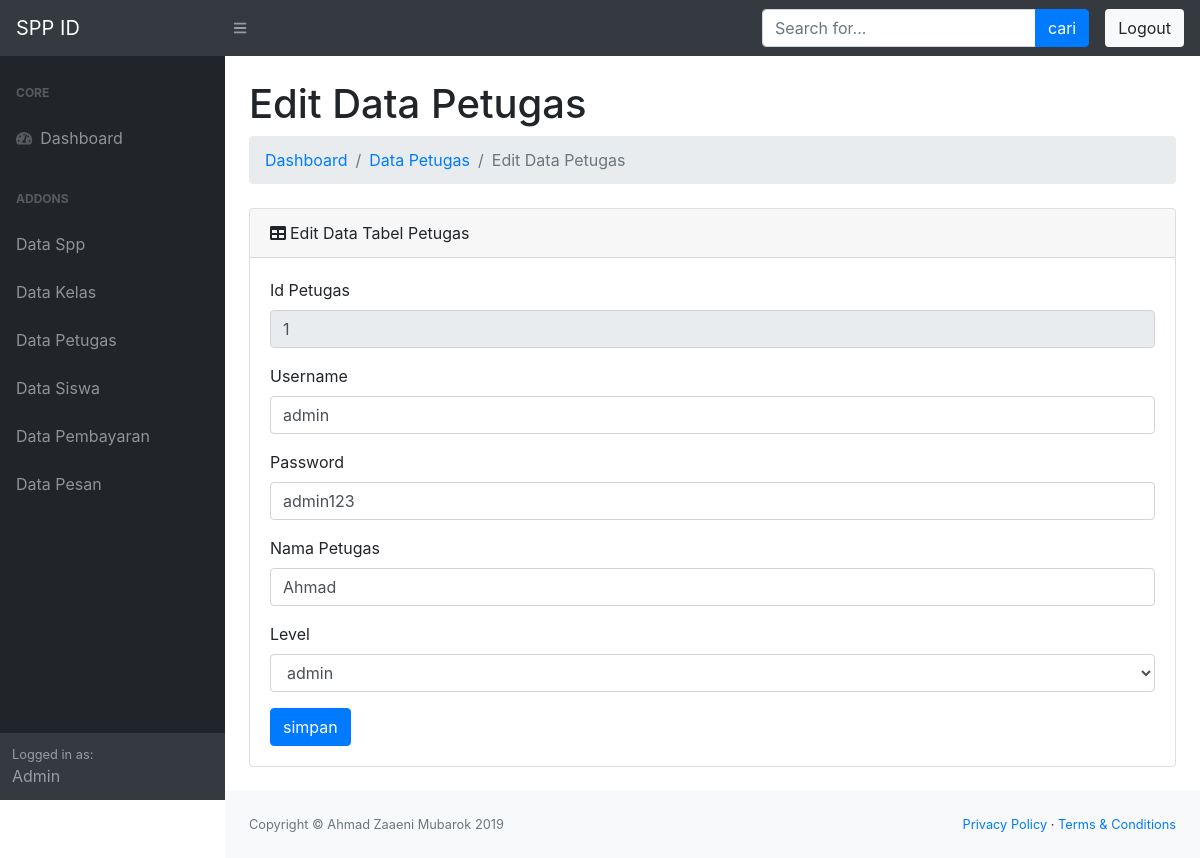
Screenshot of /dist/layout.php?page=editpetugas&id_petugas=1 (signed in) with the database file from the repository.
### tables this page shows
CREATE TABLE `petugas` (
  `id_petugas` int(11) NOT NULL,
  `username` varchar(25) NOT NULL,
  `password` varchar(32) NOT NULL,
  `nama_petugas` varchar(35) NOT NULL,
  `level` enum('admin','petugas') NOT NULL
);

### dist/koneksi.php (called while the page is built, shortened)
<?php
$db = mysqli_connect("localhost", "root", "", "spp");
function show($table, $where = null) {
	global $db;
	$command = "SELECT * FROM $table";
	if ($where != null) {
		$command .= " WHERE $where";
	}
	$query = mysqli_query($db, $command) or die ($db->error);
	$row = array();
	while ($rows = mysqli_fetch_array($query, MYSQLI_BOTH)) {
		$row[] = $rows;
	}
	return $row;
}

### dist/editpetugas.php (the view, shortened to what this page needs)
<?php
$id_petugas = @$_GET['id_petugas'];
$data = show("petugas", "id_petugas = '$id_petugas'");
?>
<div class="container-fluid">
                        <h1 class="mt-4">Edit Data Petugas</h1>
                        <ol class="breadcrumb mb-4">
                            <li class="breadcrumb-item"><a href="?page=index">Dashboard</a></li>
                            <li class="breadcrumb-item"><a href="?page=petugas">Data Petugas</a></li>
                            <li class="breadcrumb-item active">Edit Data Petugas</li>
                        </ol>
                        <div class="card mb-4">
                            <div class="card-header"><i class="fas fa-table mr-1"></i>Edit Data Tabel Petugas</div>
                            <div class="card-body">
                               <form action="" method="POST">
                                    <div class="form-group">
                                        <label>Id Petugas</label>
                                        <input type="text" name="id_petugas" class="form-control" placeholder="masukkan id petugas" value="<?php echo $data[0]['id_petugas']; ?>" readonly required>
                                    </div>
                                    <div class="form-group">
                                        <label>Username</label>
                                        <input type="text" name="username" class="form-control" placeholder="masukkan username" value="<?php echo $data[0]['username']; ?>" required>
                                    </div>
                                    <div class="form-group">
                                        <label>Password</label>
                                        <input type="text" name="password" class="form-control" placeholder="masukkan password" value="<?php echo $data[0]['password']; ?>" required>
                                    </div>
                                    <div class="form-group">
                                        <label>Nama Petugas</label>
                                        <input type="text" name="nama_petugas" class="form-control" placeholder="masukkan nama petugas" value="<?php echo $data[0]['nama_petugas']; ?>" required>
                                    </div>
                                    <div class="form-group">
                                        <label>Level</label>
                                        <select class="form-control" name="level">
                                        <option value="admin" <?php if ($data[0]['level'] == 'admin') { echo 'selected';} ?>>admin</option>
                                    </select>
                                    </div>
                                    <input type="submit" name="simpan" value="simpan" class="btn btn-primary">
                                </form>
                            </div>
                        </div>
                    </div>

### rows the page displays
petugas: id_petugas "1", username "admin", password "admin123", nama_petugas "Ahmad", level "admin"
